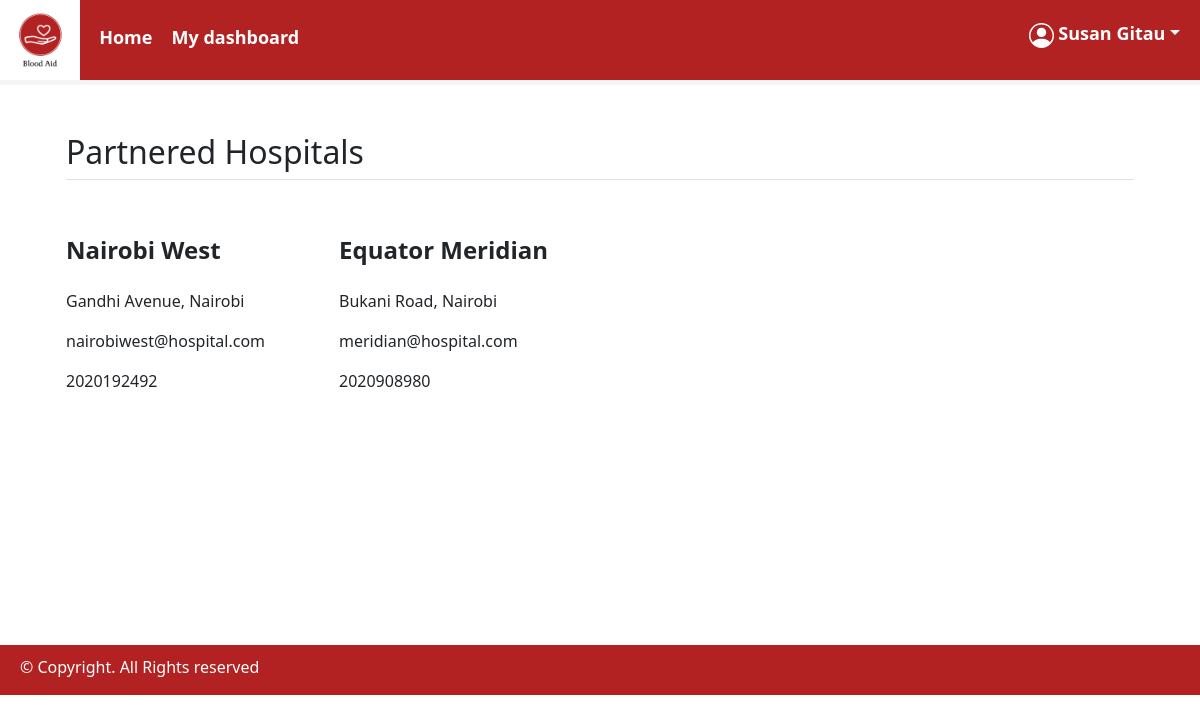
Page /RegisteredHospitals.php (signed in) on the committed database.
### tables this page shows
CREATE TABLE `hospital` (
  `hospital_id` int(11) NOT NULL,
  `hospital_name` varchar(100) NOT NULL,
  `hospital_email` varchar(50) NOT NULL,
  `hospital_password` varchar(225) NOT NULL,
  `hospital_phoneNo` int(10) NOT NULL,
  `hospital_location` varchar(200) NOT NULL
);

### RegisteredHospitals.php (the view, shortened to what this page needs)
<?php
include('connection/connect.php');
$id = $_SESSION['id']??null;
$sql = "SELECT * FROM hospital";
$result = $connection->query($sql);
?>
<!DOCTYPE html>
<html>
    <head>
        <link href="https://cdn.jsdelivr.net/npm/bootstrap@5.2.0-beta1/dist/css/bootstrap.min.css" rel="stylesheet">
        <link href = "https://code.jquery.com/ui/1.10.4/themes/blitzer/jquery-ui.css" rel = "stylesheet">
        <link href = "css/styles.css" rel = "stylesheet">
    </head>
    <body>
        <header>
        <nav>
            <img id="logo" src="images/Logo.png" width="80"height="80">
            <a href="homepage.php" style="margin-left:15px;">Home</a>
<?php
            if($id!==null){  ?>
            <a href="donor_page.php" style="margin-left:15px;">My dashboard</a>
                <a href = ''style = "float: right;margin-right: 20px; padding-top:20px;" class = 'dropdown-toggle password' id = 'user' data-bs-toggle="dropdown">&nbsp;<?php echo $_SESSION['name']??null;?></a>
                <?php
            } ?>
            </nav>
        </header>
 <main class="donor_land">
    <div class="container">
    <div class="container px-4 py-5" id="icon-grid">
    <h2 class="pb-2 border-bottom">Partnered Hospitals</h2>
    <div class="row row-cols-1 row-cols-sm-2 row-cols-md-3 row-cols-lg-4 g-4 py-5">
        <?php
 if (mysqli_num_rows($result) > 0)
{
    while($row = mysqli_fetch_assoc($result))
    {  ?>
          <div class="col d-flex align-items-start border-right">
            <div>
              <h4 class="fw-bold mb-0"><?php echo $row['hospital_name']?></h4><br>
              <p><?php echo $row['hospital_location']?></p>
              <p><?php echo $row['hospital_email']?></p>
              <p><?php echo $row['hospital_phoneNo']?></p>
            </div>
          </div>
           <?php
    }
}
?>
 </div>
          </div>
</div con>
</main>
</body>
<footer style="margin-top:140px;">
            <p>&#169; Copyright. All Rights reserved</p>
        </footer>
</html>

### css/styles.css (style rules this page uses)
nav a { color:white; text-decoration: none; font-weight: bold; font-size: large; }
nav { top:0; width:100%; border-bottom: solid whitesmoke 5px; color:white; background-color: #b22222; }
footer { color:white; background-color: #b22222; height:50px; padding-left:20px; padding-top:10px; }
#logo { padding: 0; }
.donor_land { display:flex; }

### rows in the picture
hospital: hospital_name "Nairobi West", hospital_location "Gandhi Avenue, Nairobi", hospital_email "nairobiwest@hospital.com", hospital_phoneNo "2020192492"
hospital: hospital_name "Equator Meridian", hospital_location "Bukani Road, Nairobi", hospital_email "meridian@hospital.com", hospital_phoneNo "2020908980"

### other values in the picture
$_SESSION['name'] "Susan Gitau"
